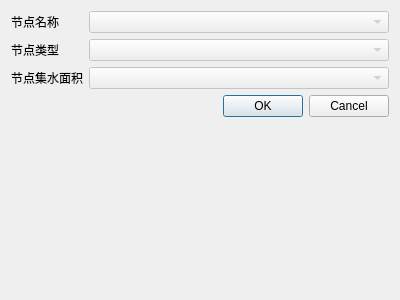
<?xml version="1.0" encoding="UTF-8"?>
<ui version="4.0">
 <class>dialog</class>
 <widget class="QDialog" name="dialog">
  <property name="geometry">
   <rect>
    <x>0</x>
    <y>0</y>
    <width>400</width>
    <height>300</height>
   </rect>
  </property>
  <property name="windowTitle">
   <string>节点字段</string>
  </property>
  <layout class="QFormLayout" name="formLayout">
   <item row="0" column="0">
    <widget class="QLabel" name="label_7">
     <property name="text">
      <string>节点名称</string>
     </property>
    </widget>
   </item>
   <item row="0" column="1">
    <widget class="QComboBox" name="comboBox">
     <property name="enabled">
      <bool>false</bool>
     </property>
    </widget>
   </item>
   <item row="1" column="0">
    <widget class="QLabel" name="label_8">
     <property name="text">
      <string>节点类型</string>
     </property>
    </widget>
   </item>
   <item row="1" column="1">
    <widget class="QComboBox" name="comboBox2">
     <property name="enabled">
      <bool>false</bool>
     </property>
    </widget>
   </item>
   <item row="2" column="0">
    <widget class="QLabel" name="label_9">
     <property name="text">
      <string>节点集水面积</string>
     </property>
    </widget>
   </item>
   <item row="2" column="1">
    <widget class="QComboBox" name="comboBox3">
     <property name="enabled">
      <bool>false</bool>
     </property>
    </widget>
   </item>
   <item row="3" column="1">
    <widget class="QDialogButtonBox" name="buttonBox">
     <property name="orientation">
      <enum>Qt::Horizontal</enum>
     </property>
     <property name="standardButtons">
      <set>QDialogButtonBox::Cancel|QDialogButtonBox::Ok</set>
     </property>
    </widget>
   </item>
  </layout>
 </widget>
 <resources/>
 <connections>
  <connection>
   <sender>buttonBox</sender>
   <signal>accepted()</signal>
   <receiver>dialog</receiver>
   <slot>accept()</slot>
   <hints>
    <hint type="sourcelabel">
     <x>248</x>
     <y>254</y>
    </hint>
    <hint type="destinationlabel">
     <x>157</x>
     <y>274</y>
    </hint>
   </hints>
  </connection>
  <connection>
   <sender>buttonBox</sender>
   <signal>rejected()</signal>
   <receiver>dialog</receiver>
   <slot>reject()</slot>
   <hints>
    <hint type="sourcelabel">
     <x>316</x>
     <y>260</y>
    </hint>
    <hint type="destinationlabel">
     <x>286</x>
     <y>274</y>
    </hint>
   </hints>
  </connection>
 </connections>
</ui>
